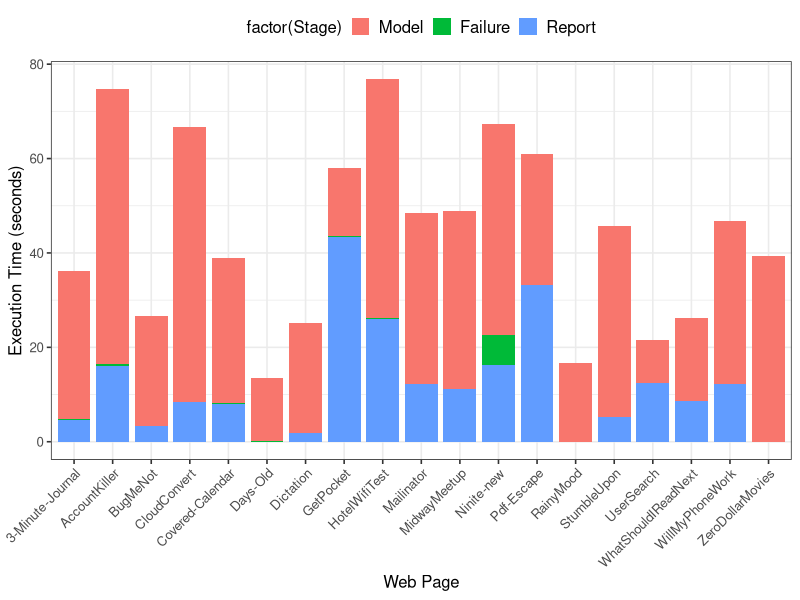

The R source for this figure:
library(ggplot2)
library(grid)
library(reshape)

timeData <- read.csv("timeData.csv", header=FALSE, sep = ",")
names(timeData) <- c("Webpage", "Model", "Failure", "Report")

melted <- melt(timeData, id.vars = c("Webpage"))
names(melted) <- c("Webpage", "Stage", "Time")

barplot <- ggplot(data=melted, aes(x=Webpage, y=Time, fill=factor(Stage))) + 
  geom_bar(width=.85, stat="identity") +
  theme_bw(base_size = 12) +
  theme(axis.text.x = element_text(angle = 45, hjust = 1)) +
  theme(legend.position = "top",
        legend.text = element_text(size = 12),
        legend.box = "horizontal",
        legend.key = element_blank(),
        legend.key.size = unit(.5, "cm")) +
  ylab("Execution Time (seconds)") +
  xlab("Web Page") +
  guides(fill = guide_legend(nrow = 1))
print(barplot)
